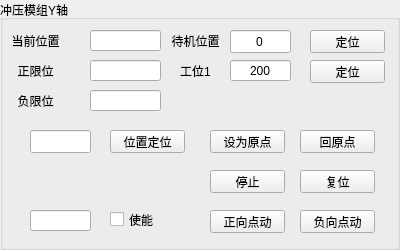
    <widget class="QGroupBox" name="Axi4">
     <property name="geometry">
      <rect>
       <x>530</x>
       <y>260</y>
       <width>400</width>
       <height>250</height>
      </rect>
     </property>
     <property name="minimumSize">
      <size>
       <width>400</width>
       <height>250</height>
      </size>
     </property>
     <property name="maximumSize">
      <size>
       <width>400</width>
       <height>250</height>
      </size>
     </property>
     <property name="title">
      <string>冲压模组Y轴</string>
     </property>
     <widget class="QPushButton" name="btn_Axi_SetPosition_4">
      <property name="geometry">
       <rect>
        <x>110</x>
        <y>130</y>
        <width>75</width>
        <height>23</height>
       </rect>
      </property>
      <property name="text">
       <string>位置定位</string>
      </property>
     </widget>
     <widget class="QPushButton" name="btn_Axi_Reset_4">
      <property name="geometry">
       <rect>
        <x>300</x>
        <y>170</y>
        <width>75</width>
        <height>23</height>
       </rect>
      </property>
      <property name="text">
       <string>复位</string>
      </property>
     </widget>
     <widget class="QPushButton" name="btn_Axi_Stop_4">
      <property name="geometry">
       <rect>
        <x>210</x>
        <y>170</y>
        <width>75</width>
        <height>23</height>
       </rect>
      </property>
      <property name="text">
       <string>停止</string>
      </property>
     </widget>
     <widget class="QPushButton" name="btn_Axi_GoHome_4">
      <property name="geometry">
       <rect>
        <x>300</x>
        <y>130</y>
        <width>75</width>
        <height>23</height>
       </rect>
      </property>
      <property name="text">
       <string>回原点</string>
      </property>
     </widget>
     <widget class="QLineEdit" name="lineEdit_Axi_SetPosition_4">
      <property name="geometry">
       <rect>
        <x>30</x>
        <y>130</y>
        <width>61</width>
        <height>23</height>
       </rect>
      </property>
      <property name="text">
       <string/>
      </property>
      <property name="alignment">
       <set>Qt::AlignCenter</set>
      </property>
     </widget>
     <widget class="QPushButton" name="btn_Axi_SetHome_4">
      <property name="geometry">
       <rect>
        <x>210</x>
        <y>130</y>
        <width>75</width>
        <height>23</height>
       </rect>
      </property>
      <property name="text">
       <string>设为原点</string>
      </property>
     </widget>
     <widget class="QLineEdit" name="lineEdit_AxiStatus_4">
      <property name="geometry">
       <rect>
        <x>90</x>
        <y>30</y>
        <width>71</width>
        <height>21</height>
       </rect>
      </property>
      <property name="text">
       <string/>
      </property>
      <property name="alignment">
       <set>Qt::AlignCenter</set>
      </property>
     </widget>
     <widget class="QLabel" name="label_Axi_CurPositon_4">
      <property name="geometry">
       <rect>
        <x>-10</x>
        <y>30</y>
        <width>91</width>
        <height>21</height>
       </rect>
      </property>
      <property name="text">
       <string>当前位置</string>
      </property>
      <property name="alignment">
       <set>Qt::AlignCenter</set>
      </property>
     </widget>
     <widget class="QLineEdit" name="lineEdit_AxiPosLimit_4">
      <property name="geometry">
       <rect>
        <x>90</x>
        <y>60</y>
        <width>71</width>
        <height>21</height>
       </rect>
      </property>
      <property name="text">
       <string/>
      </property>
      <property name="alignment">
       <set>Qt::AlignCenter</set>
      </property>
     </widget>
     <widget class="QLabel" name="label_Axi_PosLimit_4">
      <property name="geometry">
       <rect>
        <x>-10</x>
        <y>60</y>
        <width>91</width>
        <height>21</height>
       </rect>
      </property>
      <property name="text">
       <string>正限位</string>
      </property>
      <property name="alignment">
       <set>Qt::AlignCenter</set>
      </property>
     </widget>
     <widget class="QLineEdit" name="lineEdit_AxiNegLimit_4">
      <property name="geometry">
       <rect>
        <x>90</x>
        <y>90</y>
        <width>71</width>
        <height>21</height>
       </rect>
      </property>
      <property name="text">
       <string/>
      </property>
      <property name="alignment">
       <set>Qt::AlignCenter</set>
      </property>
     </widget>
     <widget class="QLabel" name="label_Axi_NegLimit_4">
      <property name="geometry">
       <rect>
        <x>-10</x>
        <y>90</y>
        <width>91</width>
        <height>21</height>
       </rect>
      </property>
      <property name="text">
       <string>负限位</string>
      </property>
      <property name="alignment">
       <set>Qt::AlignCenter</set>
      </property>
     </widget>
     <widget class="QLineEdit" name="lineEdit_Axi_Enable_4">
      <property name="geometry">
       <rect>
        <x>30</x>
        <y>210</y>
        <width>61</width>
        <height>21</height>
       </rect>
      </property>
      <property name="text">
       <string/>
      </property>
      <property name="alignment">
       <set>Qt::AlignCenter</set>
      </property>
     </widget>
     <widget class="QLineEdit" name="lineEdit_Axi4_WorkStation_1">
      <property name="geometry">
       <rect>
        <x>230</x>
        <y>60</y>
        <width>61</width>
        <height>21</height>
       </rect>
      </property>
      <property name="text">
       <string>200</string>
      </property>
      <property name="alignment">
       <set>Qt::AlignCenter</set>
      </property>
     </widget>
     <widget class="QPushButton" name="btn_Axi4_SetStandbyPosition">
      <property name="geometry">
       <rect>
        <x>310</x>
        <y>30</y>
        <width>75</width>
        <height>23</height>
       </rect>
      </property>
      <property name="text">
       <string>定位</string>
      </property>
     </widget>
     <widget class="QLabel" name="label_Axi4_Standby">
      <property name="geometry">
       <rect>
        <x>150</x>
        <y>30</y>
        <width>91</width>
        <height>21</height>
       </rect>
      </property>
      <property name="text">
       <string>待机位置</string>
      </property>
      <property name="alignment">
       <set>Qt::AlignCenter</set>
      </property>
     </widget>
     <widget class="QPushButton" name="btn_Axi4_SetWorkPostion_1">
      <property name="geometry">
       <rect>
        <x>310</x>
        <y>60</y>
        <width>75</width>
        <height>23</height>
       </rect>
      </property>
      <property name="text">
       <string>定位</string>
      </property>
     </widget>
     <widget class="QLabel" name="label_Axi4_WorkStation_1">
      <property name="geometry">
       <rect>
        <x>150</x>
        <y>60</y>
        <width>91</width>
        <height>21</height>
       </rect>
      </property>
      <property name="text">
       <string>工位1</string>
      </property>
      <property name="alignment">
       <set>Qt::AlignCenter</set>
      </property>
     </widget>
     <widget class="QLineEdit" name="lineEdit_Axi4__Standby">
      <property name="geometry">
       <rect>
        <x>230</x>
        <y>30</y>
        <width>61</width>
        <height>23</height>
       </rect>
      </property>
      <property name="text">
       <string>0</string>
      </property>
      <property name="alignment">
       <set>Qt::AlignCenter</set>
      </property>
     </widget>
     <widget class="QCheckBox" name="check_Axi_Enable_4">
      <property name="geometry">
       <rect>
        <x>110</x>
        <y>210</y>
        <width>61</width>
        <height>19</height>
       </rect>
      </property>
      <property name="sizePolicy">
       <sizepolicy hsizetype="Minimum" vsizetype="Fixed">
        <horstretch>0</horstretch>
        <verstretch>0</verstretch>
       </sizepolicy>
      </property>
      <property name="text">
       <string>使能</string>
      </property>
     </widget>
     <widget class="QPushButton" name="btn_Axi_Jog_Neg_4">
      <property name="geometry">
       <rect>
        <x>300</x>
        <y>210</y>
        <width>75</width>
        <height>23</height>
       </rect>
      </property>
      <property name="text">
       <string>负向点动</string>
      </property>
     </widget>
     <widget class="QPushButton" name="btn_Axi_Jog_Pos_4">
      <property name="geometry">
       <rect>
        <x>210</x>
        <y>210</y>
        <width>75</width>
        <height>23</height>
       </rect>
      </property>
      <property name="text">
       <string>正向点动</string>
      </property>
     </widget>
    </widget>
